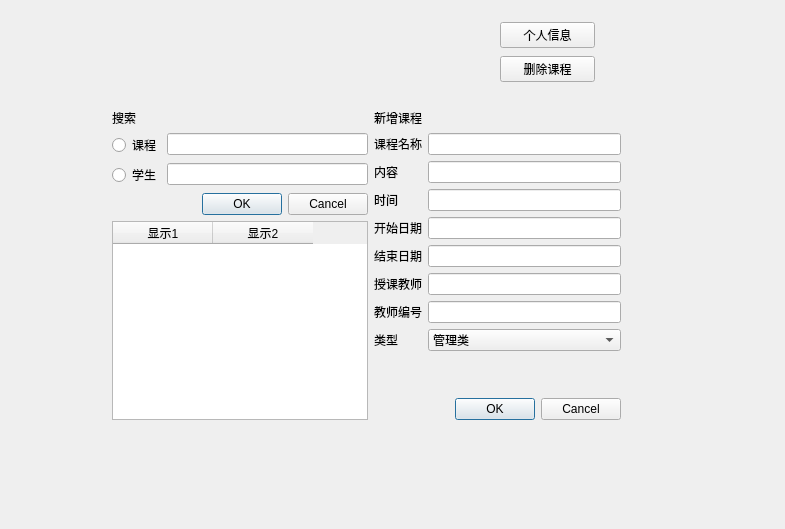
<?xml version="1.0" encoding="UTF-8"?>
<ui version="4.0">
 <class>Form</class>
 <widget class="QWidget" name="Form">
  <property name="geometry">
   <rect>
    <x>0</x>
    <y>0</y>
    <width>785</width>
    <height>529</height>
   </rect>
  </property>
  <property name="windowTitle">
   <string>Form</string>
  </property>
  <widget class="QWidget" name="layoutWidget">
   <property name="geometry">
    <rect>
     <x>112</x>
     <y>109</y>
     <width>509</width>
     <height>311</height>
    </rect>
   </property>
   <layout class="QFormLayout" name="formLayout_3">
    <item row="0" column="0">
     <widget class="QLabel" name="label_4">
      <property name="text">
       <string>搜索</string>
      </property>
     </widget>
    </item>
    <item row="0" column="1">
     <widget class="QLabel" name="label_3">
      <property name="text">
       <string>新增课程</string>
      </property>
     </widget>
    </item>
    <item row="1" column="0">
     <layout class="QVBoxLayout" name="verticalLayout">
      <item>
       <layout class="QFormLayout" name="formLayout">
        <item row="0" column="1">
         <widget class="QLineEdit" name="lineEdit"/>
        </item>
        <item row="1" column="1">
         <widget class="QLineEdit" name="lineEdit_2"/>
        </item>
        <item row="2" column="0" colspan="2">
         <widget class="QDialogButtonBox" name="buttonBox">
          <property name="standardButtons">
           <set>QDialogButtonBox::Cancel|QDialogButtonBox::Ok</set>
          </property>
         </widget>
        </item>
        <item row="0" column="0">
         <widget class="QRadioButton" name="radioButton">
          <property name="text">
           <string>课程</string>
          </property>
         </widget>
        </item>
        <item row="1" column="0">
         <widget class="QRadioButton" name="radioButton_2">
          <property name="text">
           <string>学生</string>
          </property>
         </widget>
        </item>
       </layout>
      </item>
      <item>
       <widget class="QTableWidget" name="tableWidget">
        <column>
         <property name="text">
          <string>显示1</string>
         </property>
        </column>
        <column>
         <property name="text">
          <string>显示2</string>
         </property>
        </column>
       </widget>
      </item>
     </layout>
    </item>
    <item row="1" column="1">
     <layout class="QVBoxLayout" name="verticalLayout_2">
      <item>
       <layout class="QFormLayout" name="formLayout_2">
        <item row="0" column="0">
         <widget class="QLabel" name="label_5">
          <property name="text">
           <string>课程名称</string>
          </property>
         </widget>
        </item>
        <item row="0" column="1">
         <widget class="QLineEdit" name="lineEdit_3"/>
        </item>
        <item row="1" column="0">
         <widget class="QLabel" name="label_6">
          <property name="text">
           <string>内容</string>
          </property>
         </widget>
        </item>
        <item row="1" column="1">
         <widget class="QLineEdit" name="lineEdit_4"/>
        </item>
        <item row="2" column="0">
         <widget class="QLabel" name="label_7">
          <property name="text">
           <string>时间</string>
          </property>
         </widget>
        </item>
        <item row="2" column="1">
         <widget class="QLineEdit" name="lineEdit_5"/>
        </item>
        <item row="3" column="0">
         <widget class="QLabel" name="label_8">
          <property name="text">
           <string>开始日期</string>
          </property>
         </widget>
        </item>
        <item row="3" column="1">
         <widget class="QLineEdit" name="lineEdit_6"/>
        </item>
        <item row="4" column="0">
         <widget class="QLabel" name="label_9">
          <property name="text">
           <string>结束日期</string>
          </property>
         </widget>
        </item>
        <item row="4" column="1">
         <widget class="QLineEdit" name="lineEdit_7"/>
        </item>
        <item row="5" column="0">
         <widget class="QLabel" name="label_10">
          <property name="text">
           <string>授课教师</string>
          </property>
         </widget>
        </item>
        <item row="5" column="1">
         <widget class="QLineEdit" name="lineEdit_8"/>
        </item>
        <item row="6" column="0">
         <widget class="QLabel" name="label_11">
          <property name="text">
           <string>教师编号</string>
          </property>
         </widget>
        </item>
        <item row="6" column="1">
         <widget class="QLineEdit" name="lineEdit_9"/>
        </item>
        <item row="7" column="0">
         <widget class="QLabel" name="label_12">
          <property name="text">
           <string>类型</string>
          </property>
         </widget>
        </item>
        <item row="7" column="1">
         <widget class="QComboBox" name="comboBox">
          <item>
           <property name="text">
            <string>管理类</string>
           </property>
          </item>
          <item>
           <property name="text">
            <string>技术类</string>
           </property>
          </item>
          <item>
           <property name="text">
            <string>会计类</string>
           </property>
          </item>
         </widget>
        </item>
       </layout>
      </item>
      <item>
       <widget class="QDialogButtonBox" name="buttonBox_2">
        <property name="standardButtons">
         <set>QDialogButtonBox::Cancel|QDialogButtonBox::Ok</set>
        </property>
       </widget>
      </item>
     </layout>
    </item>
   </layout>
  </widget>
  <widget class="QWidget" name="layoutWidget">
   <property name="geometry">
    <rect>
     <x>500</x>
     <y>20</y>
     <width>95</width>
     <height>65</height>
    </rect>
   </property>
   <layout class="QVBoxLayout" name="verticalLayout_3">
    <item>
     <widget class="QPushButton" name="information_Button">
      <property name="text">
       <string>个人信息</string>
      </property>
     </widget>
    </item>
    <item>
     <widget class="QPushButton" name="delete_Button">
      <property name="text">
       <string>删除课程</string>
      </property>
     </widget>
    </item>
   </layout>
  </widget>
 </widget>
 <resources/>
 <connections>
  <connection>
   <sender>buttonBox</sender>
   <signal>rejected()</signal>
   <receiver>lineEdit</receiver>
   <slot>clear()</slot>
   <hints>
    <hint type="sourcelabel">
     <x>249</x>
     <y>214</y>
    </hint>
    <hint type="destinationlabel">
     <x>283</x>
     <y>155</y>
    </hint>
   </hints>
  </connection>
  <connection>
   <sender>buttonBox</sender>
   <signal>rejected()</signal>
   <receiver>lineEdit_2</receiver>
   <slot>clear()</slot>
   <hints>
    <hint type="sourcelabel">
     <x>249</x>
     <y>214</y>
    </hint>
    <hint type="destinationlabel">
     <x>283</x>
     <y>183</y>
    </hint>
   </hints>
  </connection>
  <connection>
   <sender>buttonBox_2</sender>
   <signal>rejected()</signal>
   <receiver>lineEdit_3</receiver>
   <slot>clear()</slot>
   <hints>
    <hint type="sourcelabel">
     <x>511</x>
     <y>414</y>
    </hint>
    <hint type="destinationlabel">
     <x>545</x>
     <y>155</y>
    </hint>
   </hints>
  </connection>
  <connection>
   <sender>buttonBox_2</sender>
   <signal>rejected()</signal>
   <receiver>lineEdit_5</receiver>
   <slot>clear()</slot>
   <hints>
    <hint type="sourcelabel">
     <x>511</x>
     <y>414</y>
    </hint>
    <hint type="destinationlabel">
     <x>545</x>
     <y>211</y>
    </hint>
   </hints>
  </connection>
  <connection>
   <sender>buttonBox_2</sender>
   <signal>rejected()</signal>
   <receiver>lineEdit_4</receiver>
   <slot>clear()</slot>
   <hints>
    <hint type="sourcelabel">
     <x>501</x>
     <y>454</y>
    </hint>
    <hint type="destinationlabel">
     <x>532</x>
     <y>172</y>
    </hint>
   </hints>
  </connection>
  <connection>
   <sender>buttonBox_2</sender>
   <signal>rejected()</signal>
   <receiver>lineEdit_6</receiver>
   <slot>clear()</slot>
   <hints>
    <hint type="sourcelabel">
     <x>498</x>
     <y>403</y>
    </hint>
    <hint type="destinationlabel">
     <x>532</x>
     <y>228</y>
    </hint>
   </hints>
  </connection>
  <connection>
   <sender>buttonBox_2</sender>
   <signal>rejected()</signal>
   <receiver>lineEdit_7</receiver>
   <slot>clear()</slot>
   <hints>
    <hint type="sourcelabel">
     <x>498</x>
     <y>403</y>
    </hint>
    <hint type="destinationlabel">
     <x>532</x>
     <y>256</y>
    </hint>
   </hints>
  </connection>
  <connection>
   <sender>buttonBox_2</sender>
   <signal>rejected()</signal>
   <receiver>lineEdit_8</receiver>
   <slot>clear()</slot>
   <hints>
    <hint type="sourcelabel">
     <x>498</x>
     <y>403</y>
    </hint>
    <hint type="destinationlabel">
     <x>532</x>
     <y>284</y>
    </hint>
   </hints>
  </connection>
  <connection>
   <sender>buttonBox_2</sender>
   <signal>rejected()</signal>
   <receiver>lineEdit_9</receiver>
   <slot>clear()</slot>
   <hints>
    <hint type="sourcelabel">
     <x>498</x>
     <y>403</y>
    </hint>
    <hint type="destinationlabel">
     <x>532</x>
     <y>312</y>
    </hint>
   </hints>
  </connection>
 </connections>
</ui>
